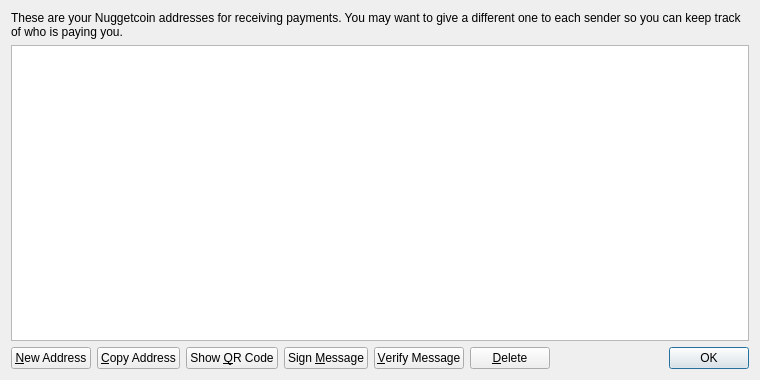
<?xml version="1.0" encoding="UTF-8"?>
<ui version="4.0">
 <class>AddressBookPage</class>
 <widget class="QWidget" name="AddressBookPage">
  <property name="geometry">
   <rect>
    <x>0</x>
    <y>0</y>
    <width>760</width>
    <height>380</height>
   </rect>
  </property>
  <property name="windowTitle">
   <string>Address Book</string>
  </property>
  <layout class="QVBoxLayout" name="verticalLayout">
   <item>
    <widget class="QLabel" name="labelExplanation">
     <property name="text">
      <string>These are your Nuggetcoin addresses for receiving payments. You may want to give a different one to each sender so you can keep track of who is paying you.</string>
     </property>
     <property name="textFormat">
      <enum>Qt::PlainText</enum>
     </property>
     <property name="wordWrap">
      <bool>true</bool>
     </property>
    </widget>
   </item>
   <item>
    <widget class="QTableView" name="tableView">
     <property name="contextMenuPolicy">
      <enum>Qt::CustomContextMenu</enum>
     </property>
     <property name="toolTip">
      <string>Double-click to edit address or label</string>
     </property>
     <property name="tabKeyNavigation">
      <bool>false</bool>
     </property>
     <property name="alternatingRowColors">
      <bool>true</bool>
     </property>
     <property name="selectionMode">
      <enum>QAbstractItemView::SingleSelection</enum>
     </property>
     <property name="selectionBehavior">
      <enum>QAbstractItemView::SelectRows</enum>
     </property>
     <property name="sortingEnabled">
      <bool>true</bool>
     </property>
     <attribute name="verticalHeaderVisible">
      <bool>false</bool>
     </attribute>
    </widget>
   </item>
   <item>
    <layout class="QHBoxLayout" name="horizontalLayout">
     <item>
      <widget class="QPushButton" name="newAddressButton">
       <property name="toolTip">
        <string>Create a new address</string>
       </property>
       <property name="text">
        <string>&amp;New Address</string>
       </property>
       <property name="icon">
        <iconset resource="../bitcoin.qrc">
         <normaloff>:/icons/add</normaloff>:/icons/add</iconset>
       </property>
      </widget>
     </item>
     <item>
      <widget class="QPushButton" name="copyToClipboard">
       <property name="toolTip">
        <string>Copy the currently selected address to the system clipboard</string>
       </property>
       <property name="text">
        <string>&amp;Copy Address</string>
       </property>
       <property name="icon">
        <iconset resource="../bitcoin.qrc">
         <normaloff>:/icons/editcopy</normaloff>:/icons/editcopy</iconset>
       </property>
      </widget>
     </item>
     <item>
      <widget class="QPushButton" name="showQRCode">
       <property name="text">
        <string>Show &amp;QR Code</string>
       </property>
       <property name="icon">
        <iconset resource="../bitcoin.qrc">
         <normaloff>:/icons/qrcode</normaloff>:/icons/qrcode</iconset>
       </property>
      </widget>
     </item>
     <item>
      <widget class="QPushButton" name="signMessage">
       <property name="toolTip">
        <string>Sign a message to prove you own a Nuggetcoin address</string>
       </property>
       <property name="text">
        <string>Sign &amp;Message</string>
       </property>
       <property name="icon">
        <iconset resource="../bitcoin.qrc">
         <normaloff>:/icons/edit</normaloff>:/icons/edit</iconset>
       </property>
      </widget>
     </item>
     <item>
      <widget class="QPushButton" name="verifyMessage">
       <property name="toolTip">
        <string>Verify a message to ensure it was signed with a specified Nuggetcoin address</string>
       </property>
       <property name="text">
        <string>&amp;Verify Message</string>
       </property>
       <property name="icon">
        <iconset resource="../bitcoin.qrc">
         <normaloff>:/icons/transaction_0</normaloff>:/icons/transaction_0</iconset>
       </property>
      </widget>
     </item>
     <item>
      <widget class="QPushButton" name="deleteButton">
       <property name="toolTip">
        <string>Delete the currently selected address from the list</string>
       </property>
       <property name="text">
        <string>&amp;Delete</string>
       </property>
       <property name="icon">
        <iconset resource="../bitcoin.qrc">
         <normaloff>:/icons/remove</normaloff>:/icons/remove</iconset>
       </property>
      </widget>
     </item>
     <item>
      <spacer name="horizontalSpacer">
       <property name="orientation">
        <enum>Qt::Horizontal</enum>
       </property>
       <property name="sizeHint" stdset="0">
        <size>
         <width>40</width>
         <height>20</height>
        </size>
       </property>
      </spacer>
     </item>
     <item>
      <widget class="QDialogButtonBox" name="buttonBox">
       <property name="sizePolicy">
        <sizepolicy hsizetype="Maximum" vsizetype="Fixed">
         <horstretch>0</horstretch>
         <verstretch>0</verstretch>
        </sizepolicy>
       </property>
       <property name="standardButtons">
        <set>QDialogButtonBox::Ok</set>
       </property>
      </widget>
     </item>
    </layout>
   </item>
  </layout>
 </widget>
 <resources>
  <include location="../bitcoin.qrc"/>
 </resources>
 <connections/>
</ui>
